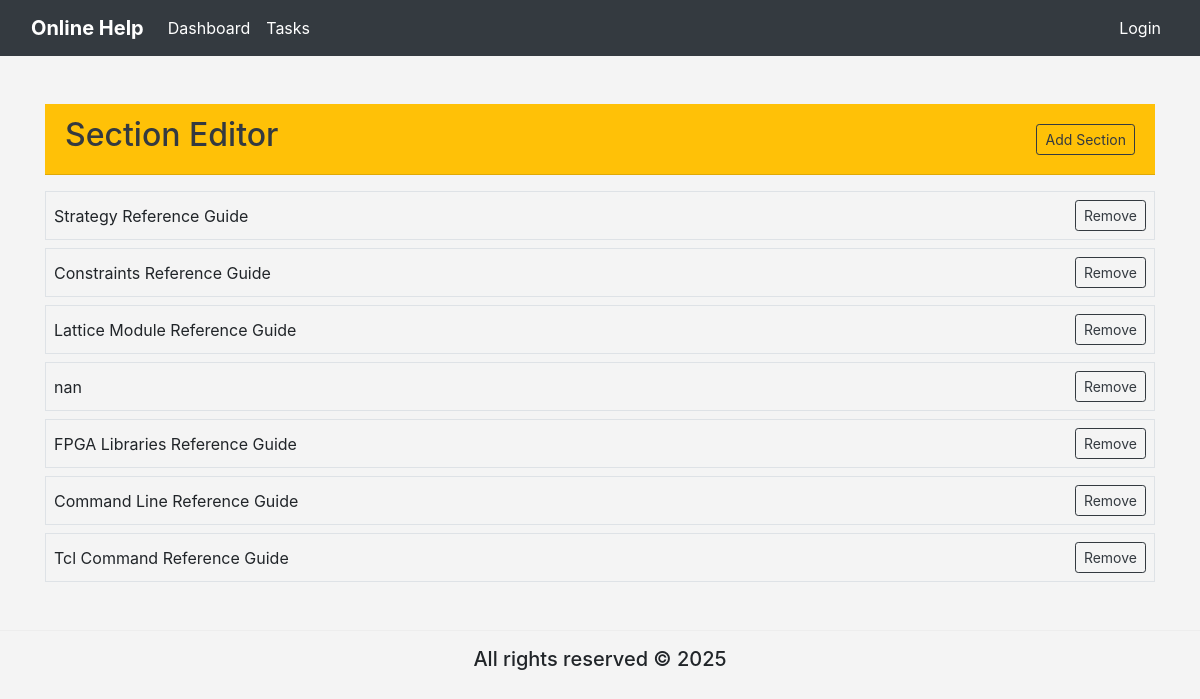
Page /online_help/tasks_test/per_documentation_test/128/section_edit_test on the committed database.
### online_help/models.py (models this page shows, shortened)
class Task(models.Model):
    document = models.CharField(max_length=255)
    section = models.CharField(max_length=255)
    sub_section = models.CharField(max_length=255)
    comments = models.TextField()
    SME = models.CharField(max_length=255)
    color = models.CharField(max_length=50)
    completion = models.CharField(max_length=100, default='0%')
    created_at = models.DateTimeField(auto_now_add=True)  # Add this line

### online_help/views.py (the view)
# urls.py: path('tasks_test/per_documentation_test/<int:document_pk>/section_edit_test', views.section_edit_test, name='section_edit_test'),
def section_edit_test(request, document_pk):
    reference_task = get_object_or_404(Task, pk=document_pk)
    document_name = reference_task.document
    tasks = Task.objects.filter(document=document_name)
    seen_sections = set()
    unique_section_tasks = []
    for task in tasks:
        if task.section not in seen_sections:
            seen_sections.add(task.section)
            unique_section_tasks.append(task)
    if request.method == 'POST':
        form = EditSectionForm(request.POST)
        if form.is_valid():
            section = form.cleaned_data['section']
            Task.objects.create(
                document=document_name,
                section=section,
            )
            return redirect('online_help:section_edit_test', document_pk=document_pk)
    else:
        form = EditSectionForm()
    return render(request, 'online_help/section_edit_test.html', {
        'form': form,
        'document_name': document_name,
        'document_pk': document_pk,
        'sections': unique_section_tasks,
    })

### online_help/models.py (called while the page is built)
    def __str__(self):
        return f"{self.writer_name}"

### online_help/templates/online_help/section_edit_test.html (shortened to what this page needs)
{% extends "online_help/base.html" %}
{% block content %}
{% load static %}
<link rel="stylesheet" href="{% static 'css/documentation_edit.css' %}">
<link rel="stylesheet" href="https://stackpath.bootstrapcdn.com/bootstrap/4.5.2/css/bootstrap.min.css">
<div class="top-bar bg-warning text-dark card-header mt-5">
    <h2>Section Editor</h2>
    <button class="btn btn-outline-dark btn-sm" onclick="showAddForm()">Add Section</button>
</div>
<div class="doc-list mt-3">
    {% for section in sections %}
        <div class="doc-item d-flex justify-content-between align-items-center border p-2 mb-2">
            <span>{{ section.section }}</span>
            <form method="post" action="{% url 'online_help:delete_section' document_pk section.section %}" style="display:inline;">
                <button type="submit" class="btn btn-outline-dark btn-sm">Remove</button>
            </form>
        </div>
    {% empty %}
        <p>No sections found for this document.</p>
    {% endfor %}
</div>
{% endblock content %}

### online_help/static/css/base.css (style rules this page uses)
body { background-color: #f4f4f4 !important; font-family: Arial, sans-serif; }

### online_help/static/css/documentation_edit.css (style rules this page uses)
.top-bar { display: flex; justify-content: space-between; align-items: center; }
.doc-list { margin-top: 20px; }
.doc-item { display: flex; justify-content: space-between; align-items: center; margin-bottom: 10px; padding: 10px; border: 1px solid #ccc; }

### rows in the picture
Task: section "Strategy Reference Guide"
Task: section "Constraints Reference Guide"
Task: section "Lattice Module Reference Guide"
Task: section "nan"
Task: section "FPGA Libraries Reference Guide"
Task: section "Command Line Reference Guide"
Task: section "Tcl Command Reference Guide"
